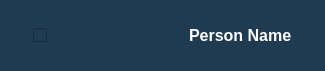
<?xml version="1.0" encoding="UTF-8"?>
<ui version="4.0">
 <class>Form</class>
 <widget class="QWidget" name="Form">
  <property name="geometry">
   <rect>
    <x>0</x>
    <y>0</y>
    <width>325</width>
    <height>71</height>
   </rect>
  </property>
  <property name="maximumSize">
   <size>
    <width>16777215</width>
    <height>71</height>
   </size>
  </property>
  <property name="windowTitle">
   <string>Form</string>
  </property>
  <property name="styleSheet">
   <string notr="true">background-color: rgb(30, 59, 81);	
color: rgb(255, 255, 255);
border: none;
border-radius:3px;
</string>
  </property>
  <layout class="QHBoxLayout" name="horizontalLayout">
   <property name="spacing">
    <number>0</number>
   </property>
   <property name="leftMargin">
    <number>0</number>
   </property>
   <property name="topMargin">
    <number>0</number>
   </property>
   <property name="rightMargin">
    <number>0</number>
   </property>
   <property name="bottomMargin">
    <number>0</number>
   </property>
   <item>
    <spacer name="horizontalSpacer_4">
     <property name="orientation">
      <enum>Qt::Horizontal</enum>
     </property>
     <property name="sizeType">
      <enum>QSizePolicy::Preferred</enum>
     </property>
     <property name="sizeHint" stdset="0">
      <size>
       <width>40</width>
       <height>20</height>
      </size>
     </property>
    </spacer>
   </item>
   <item>
    <widget class="QCheckBox" name="checkBox">
     <property name="sizePolicy">
      <sizepolicy hsizetype="Fixed" vsizetype="Fixed">
       <horstretch>0</horstretch>
       <verstretch>0</verstretch>
      </sizepolicy>
     </property>
     <property name="text">
      <string/>
     </property>
    </widget>
   </item>
   <item>
    <spacer name="horizontalSpacer">
     <property name="orientation">
      <enum>Qt::Horizontal</enum>
     </property>
     <property name="sizeType">
      <enum>QSizePolicy::Preferred</enum>
     </property>
     <property name="sizeHint" stdset="0">
      <size>
       <width>40</width>
       <height>20</height>
      </size>
     </property>
    </spacer>
   </item>
   <item>
    <widget class="QLabel" name="chat_icon">
     <property name="sizePolicy">
      <sizepolicy hsizetype="Fixed" vsizetype="Fixed">
       <horstretch>0</horstretch>
       <verstretch>0</verstretch>
      </sizepolicy>
     </property>
     <property name="minimumSize">
      <size>
       <width>71</width>
       <height>71</height>
      </size>
     </property>
     <property name="maximumSize">
      <size>
       <width>71</width>
       <height>71</height>
      </size>
     </property>
     <property name="text">
      <string/>
     </property>
     <property name="pixmap">
      <pixmap>res/usericon.png</pixmap>
     </property>
     <property name="scaledContents">
      <bool>true</bool>
     </property>
     <property name="alignment">
      <set>Qt::AlignCenter</set>
     </property>
    </widget>
   </item>
   <item>
    <spacer name="horizontalSpacer_2">
     <property name="orientation">
      <enum>Qt::Horizontal</enum>
     </property>
     <property name="sizeType">
      <enum>QSizePolicy::Expanding</enum>
     </property>
     <property name="sizeHint" stdset="0">
      <size>
       <width>40</width>
       <height>20</height>
      </size>
     </property>
    </spacer>
   </item>
   <item>
    <widget class="QLabel" name="chat_heading">
     <property name="font">
      <font>
       <pointsize>12</pointsize>
       <weight>75</weight>
       <bold>true</bold>
      </font>
     </property>
     <property name="text">
      <string>Person Name</string>
     </property>
    </widget>
   </item>
   <item>
    <spacer name="horizontalSpacer_3">
     <property name="orientation">
      <enum>Qt::Horizontal</enum>
     </property>
     <property name="sizeHint" stdset="0">
      <size>
       <width>40</width>
       <height>20</height>
      </size>
     </property>
    </spacer>
   </item>
  </layout>
 </widget>
 <resources/>
 <connections/>
</ui>
